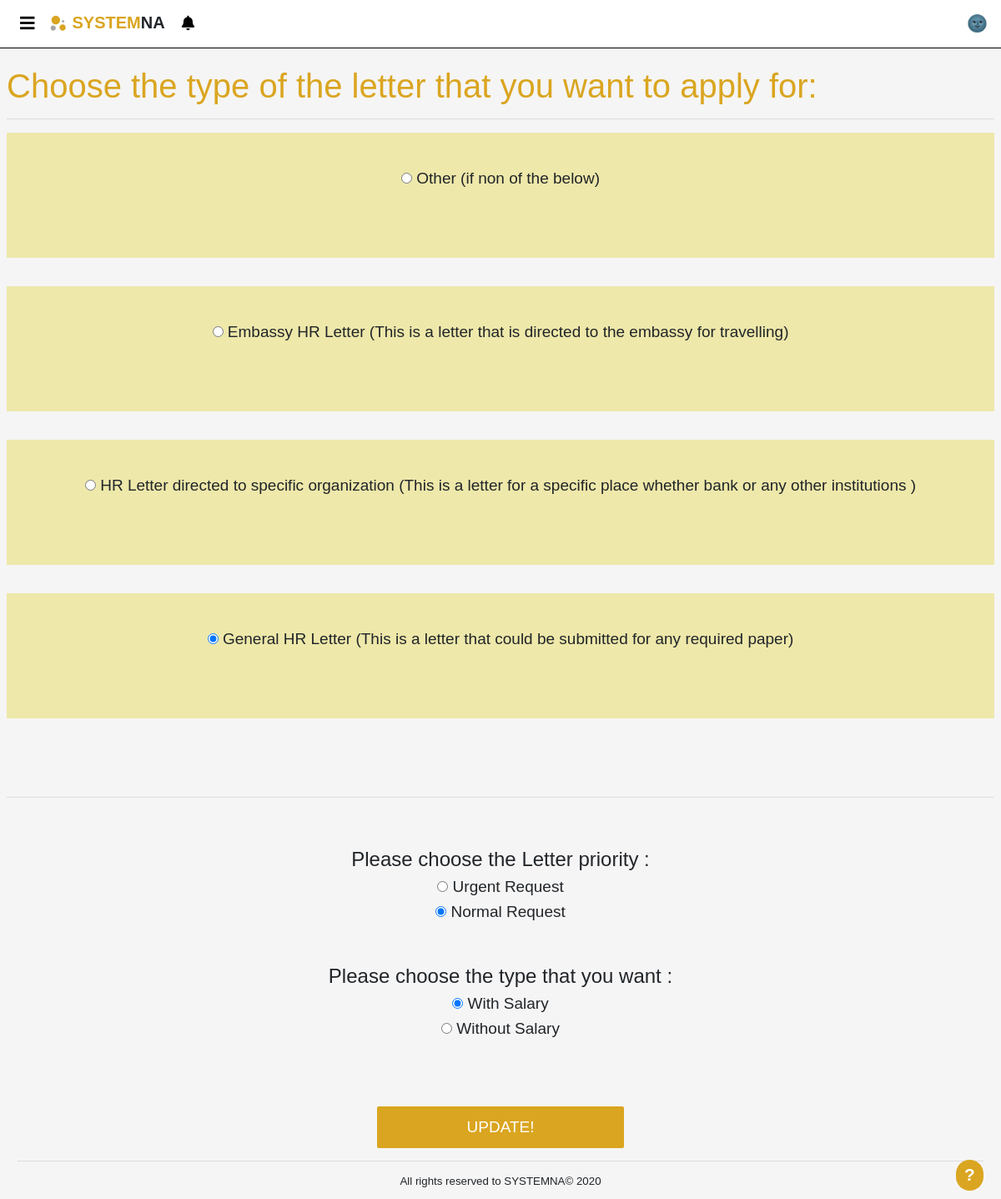
/pages/editLetter.php?id=20 (signed in), run on the app's committed database.
### tables this page shows
CREATE TABLE `requests` (
  `Request_id` int(50) NOT NULL,
  `emp_id` int(11) NOT NULL,
  `Status` tinyint(1) DEFAULT NULL,
  `priority` tinyint(1) NOT NULL,
  `salary` tinyint(1) NOT NULL,
  `date` timestamp NOT NULL DEFAULT current_timestamp(),
  `additional_info` varchar(200) NOT NULL,
  `type_name` varchar(255) NOT NULL
);

CREATE TABLE `requests_types` (
  `Type_id` int(50) NOT NULL,
  `Name` text NOT NULL,
  `description` text NOT NULL,
  `body` text NOT NULL,
  `additional_info` text NOT NULL
);

### DB/Database.php (called while the page is built, shortened)
<?php
class Database
{
    private $host = 'localhost';
    private $user = 'root';
    private $pass = '';
    private $dbName = 'hr_system';
    private $dbh;
    private $stmt;
    public function __construct()
    {
        $dsn = "mysql:host=".$this->host.";dbname=".$this->dbName;
        $options = array(
            PDO::ATTR_PERSISTENT => true,
            PDO::ATTR_ERRMODE => PDO::ERRMODE_EXCEPTION
        );
        try
        {
            $this->dbh = new PDO($dsn,$this->user,$this->pass,$options);
        }catch(PDOException $e)
        {
            echo "<br><div style='text-align: center;'>ERROR! Please try again later</div>";
            $_SESSION['error'] = 'error in DB';
            error_log("error in DB page");
            exit;
        }
    }
    public function query($sql)
    {
        $this->stmt = $this->dbh->prepare($sql);
    }
    public function execute()
    {
        return $this->stmt->execute();
    }
    public function getdata()
    {
        $this->execute();
        return $this->stmt->fetchAll(PDO::FETCH_OBJ);
    }
    public function numRows()
    {
        return $this->stmt->rowCount();
    }
}
?>

### pages/editLetter.php (the view, shortened to what this page needs)
<?php
include "../template/header.php";
?>
<?php
if ($_SERVER['REQUEST_METHOD'] === 'POST') {
    $priority=$_POST['priority'];
    $salary=$_POST['salary'];
    $date=date('Y/m/d h:i:s');
    $type_name=$_POST['type_name'];
    echo $type_name;
    $Additional=$_POST[$type_name];
    if($Additional==null || $Additional==""){
        $Additional="0";
    }
    $sql="UPDATE requests SET additional_info = '" . $_POST[str_replace(' ', '_', $_POST['type_name'])] .  "' , salary = " . $salary . " , date = '" . $date . "' , type_name = '" . $type_name .  "', priority = " . $priority . " WHERE Request_id = " . $_POST['id'];
    $DB->query($sql);
    $DB->execute();
    header('Location: viewRequest.php');
}
else if (isset($_GET['id']))
{
    $requestId = $_GET['id'];
    $sql="SELECT * FROM requests WHERE Request_Id = " . $requestId;
    $DB->query($sql);
    $DB->execute();
    $selectedData = $DB ->getdata();
} else { header('Location: viewRequest.php'); }
?>
<div>
    <form id="Addletterform" method='post'>
        <br>
        <h1 style='color:#DAA520;'> Choose the type of the letter that you want to apply for: </h1>
        <hr>
        <div class="Letterdiv" id="Letterdiv">
            <?php
            $sql = "SELECT * FROM requests_types";
            $DB->query($sql);
            $DB->execute();
            for($i=0; $i<$DB->numRows(); $i++){
                $x=$DB->getdata();
                $Name=$x[$i]->Name;
                $desc=$x[$i]->description;
                echo "<div id='columnAddRequest' style='background-color:#EEE8AA;'>";
                echo "<br><br>";
                echo"<label><input type='radio' onclick='showfield(this.value)' name='type_name' id='buttonsletter' value='$Name' ";
                echo $selectedData[0]->type_name == $Name ? 'checked' : '';
                echo "> $Name ($desc) </label>" ;
                echo "<br> ";
                echo "<br><br><br><br><br> ";
            }
            echo "<br><br>";
            echo "</div>";
            ?>
            <br>
            <hr>
            <br><br>
            <h4> Please choose the Letter priority : </h4>
            <label><input type="radio" name="priority" id ="rdbtn1" value="1" required <?php echo $selectedData[0]->priority == 1 ? 'checked' : '' ;?>> Urgent Request</label>
            <br>
            <label><input type="radio" name="priority" id ="rdbtn2" value="0" <?php echo $selectedData[0]->priority == 0 ? 'checked' : '' ;?>> Normal Request</label>
            <br><br><br>
            <h4> Please choose the type that you want : </h4>
            <label><input type="radio" name="salary" id ="rdbtn3" value="1" required <?php echo $selectedData[0]->salary == 1 ? 'checked' : '' ;?> > With Salary</label>
            <br>
            <label>
                <input type="radio" name="salary" id ="rdbtn4" value="0" <?php echo $selectedData[0]->salary == 0 ? 'checked' : '' ;?>> Without Salary
            </label>
            <br><br><br><br>
            <input type="submit" onclick="return check()" id="editLetterButton" value="UPDATE!">
        </div>
    </form>
    <?php include "../template/footer.php";
    ?>

### css/style.css (style rules this page uses)
* { margin: 0px; font-family: sans-serif; }
#applyForLetterBtn, #editLetterButton, #updateLetter , #AddLetterbtn, #UpBttn { width: 25%; background-color: #daa520; color: white; padding: 14px 20px; margin: 8px 0; border: none; border-radius: 2px; cursor: pointer; }
.Letterdiv { float: left; display: inline-block; width: 100%; }
#columnAddRequest { background-color: #f0e68c; border: none; width: 100%; height: 150px; display: inline-block; text-align: center; font-size: 19px; cursor: pointer; }

### css/popup.css (style rules this page uses)
.popup-notification .popup-close:hover , { color:gold; }

### template/help.php (style rules this page uses)
* { line-height: normal !important; }

### data on the page
requests_types: Name "Other", description "if non of the below"
requests: type_name "☐ Other (if non of the below)", type_name "☐ Embassy HR Letter (This is a l", type_name "☐ HR Letter directed to specific", type_name "☑ General HR Letter (This is a l", priority "☐ Urgent Request", priority "☑ Normal Request", salary "☑ With Salary", salary "☐ Without Salary"
requests_types: Name "Embassy HR Letter", description "This is a letter that is directed to the embassy for travelling"
requests_types: Name "HR Letter directed to specific organization", description "This is a letter for a specific place whether bank or any other institutions"
requests_types: Name "General HR Letter", description "This is a letter that could be submitted for any required paper"
